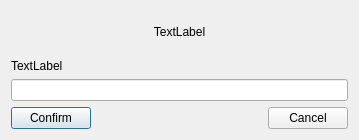
<?xml version="1.0" encoding="UTF-8"?>
<ui version="4.0">
 <class>InputDialog</class>
 <widget class="QDialog" name="InputDialog">
  <property name="geometry">
   <rect>
    <x>0</x>
    <y>0</y>
    <width>359</width>
    <height>140</height>
   </rect>
  </property>
  <property name="windowTitle">
   <string>InputDialog</string>
  </property>
  <layout class="QVBoxLayout" name="verticalScrollAreaWidgetContentsLayout">
   <item>
    <layout class="QHBoxLayout" name="horizontalLayout_2">
     <property name="spacing">
      <number>0</number>
     </property>
     <item>
      <widget class="QLabel" name="titleLabel">
       <property name="text">
        <string>TextLabel</string>
       </property>
       <property name="alignment">
        <set>Qt::AlignCenter</set>
       </property>
      </widget>
     </item>
    </layout>
   </item>
   <item>
    <layout class="QVBoxLayout" name="m_verticalDeviceWidgetLayout">
     <item>
      <widget class="QLabel" name="textLabel">
       <property name="text">
        <string>TextLabel</string>
       </property>
      </widget>
     </item>
     <item>
      <widget class="QLineEdit" name="passwordEdit"/>
     </item>
    </layout>
   </item>
   <item>
    <layout class="QHBoxLayout" name="horizontalLayout">
     <item>
      <widget class="QPushButton" name="confirmButton">
       <property name="text">
        <string>Confirm</string>
       </property>
      </widget>
     </item>
     <item>
      <spacer name="horizontalSpacer">
       <property name="orientation">
        <enum>Qt::Horizontal</enum>
       </property>
       <property name="sizeHint" stdset="0">
        <size>
         <width>40</width>
         <height>20</height>
        </size>
       </property>
      </spacer>
     </item>
     <item>
      <widget class="QPushButton" name="cancelButton">
       <property name="text">
        <string>Cancel</string>
       </property>
      </widget>
     </item>
    </layout>
   </item>
  </layout>
 </widget>
 <resources/>
 <connections/>
</ui>
